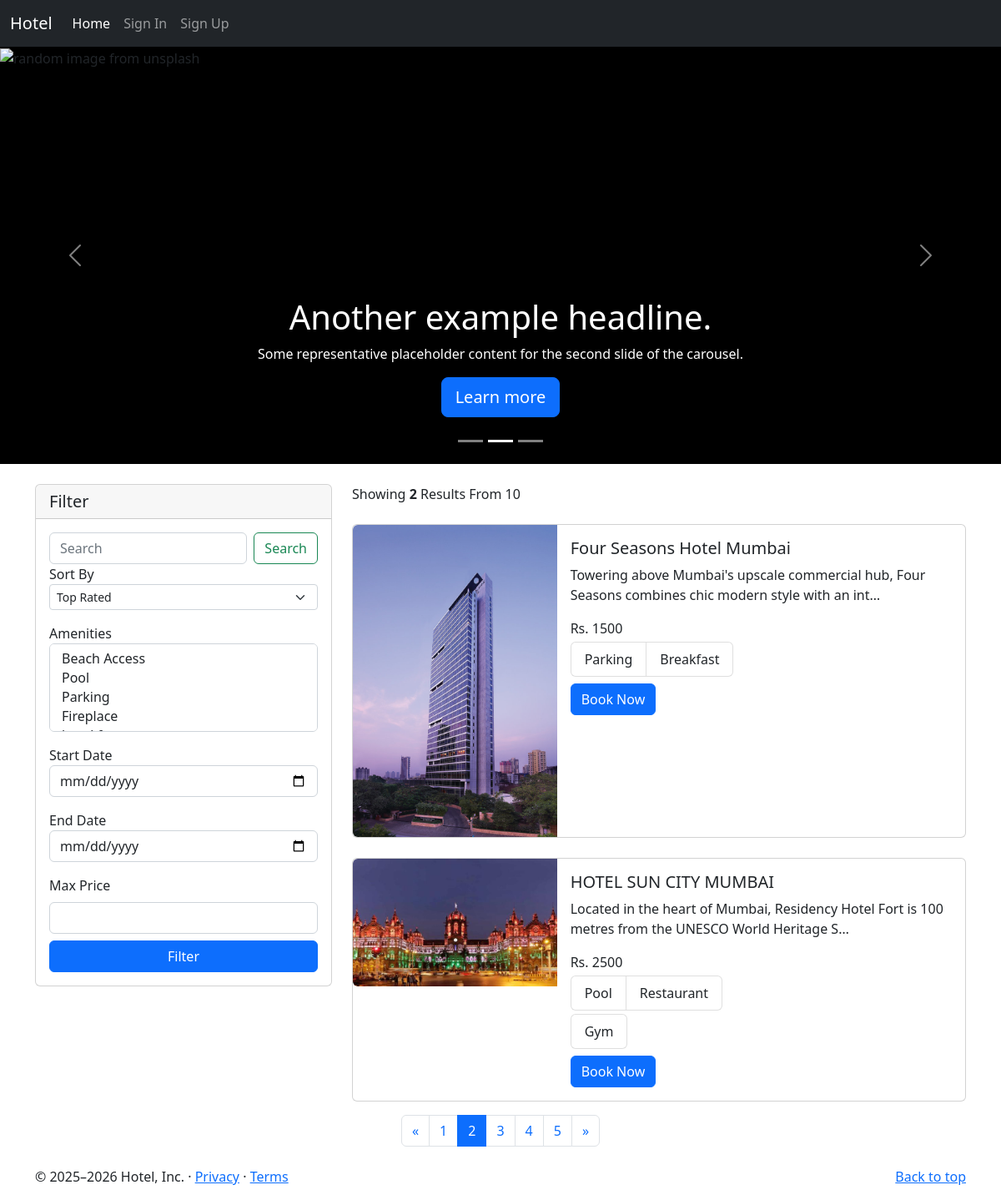
The app's page /?d=10&page=2 with its own data.
### home/models.py (models this page shows, shortened)
class BaseModel(models.Model):
    uid = models.UUIDField(default=uuid.uuid4   , editable=False , primary_key=True)
    created_at = models.DateField(auto_now_add=True)
    updated_at = models.DateField(auto_now_add=True)
    class Meta:
        abstract = True
        ordering=['uid']

class Hotel(BaseModel):
    hotel_name= models.CharField(max_length=100)
    hotel_price = models.IntegerField()
    description = models.TextField()
    amenities = models.ManyToManyField(Amenities)
    room_count = models.IntegerField(default=10)

class HotelImages(BaseModel):
    hotel= models.ForeignKey(Hotel ,related_name="images", on_delete=models.CASCADE)
    images = models.ImageField(upload_to="hotels")

class Amenities(BaseModel):
    amenity_name = models.CharField(max_length=100)
    def __str__(self) -> str:
        return self.amenity_name

### home/views.py (the view, shortened to what this page needs)
# urls.py: path('', index, name='index'),
def index(request):
    amenities = Amenities.objects.all()
    hotels = Hotel.objects.all()
    total_hotels = len(hotels)
    selected_amenities = request.GET.getlist('selectAmenity')
    sort_by = request.GET.get('sortSelect')
    search = request.GET.get('searchInput')
    startdate = request.GET.get('startDate')
    enddate = request.GET.get('endDate')
    price = request.GET.get('price')
    if selected_amenities != []:
        hotels = hotels.filter(
            amenities__amenity_name__in=selected_amenities).distinct()
    if search:
        hotels = hotels.filter(Q(hotel_name__icontains=search)
                               | Q(description__icontains=search) | Q(amenities__amenity_name__contains=search))
    if sort_by:
        if sort_by == 'low_to_high':
            hotels = hotels.order_by('hotel_price')
        elif sort_by == 'high_to_low':
            hotels = hotels.order_by('-hotel_price')
    if price:
        hotels = hotels.filter(hotel_price__lte=int(price))
    hotels = hotels.distinct ()
    p = Paginator(hotels, 2)
    page_no = request.GET.get('page')
    hotels = p.get_page(1)
    if page_no:
        hotels = p.get_page(page_no)
    no_of_pages = list(range(1, p.num_pages+1))
    date = datetime.today().strftime('%Y-%m-%d')
    context = {'amenities': amenities, 'hotels': hotels, 'sort_by': sort_by,
               'search': search, 'selected_amenities': selected_amenities, 'no_of_pages': no_of_pages, 'max_price': price, 'startdate': startdate, "enddate": enddate, "date": date,'total_hotels':total_hotels}
    return render(request, 'home/index.html', context)

### home/templatetags/coustom_tags.py (called while the page is built)
def  modify_url(value):
    if value == '/':
        value += "?d=10"
    return value

### templates/home/index.html (shortened to what this page needs)
{% extends 'home/base.html' %}
{% load coustom_tags %}
{% block body %}
<main>
    <div id="myCarousel" class="carousel slide" data-bs-ride="carousel">
        <div class="carousel-indicators">
            <button type="button" data-bs-target="#myCarousel" data-bs-slide-to="0" class=""
                aria-label="Slide 1"></button>
            <button type="button" data-bs-target="#myCarousel" data-bs-slide-to="1" aria-label="Slide 2" class="active"
                aria-current="true"></button>
            <button type="button" data-bs-target="#myCarousel" data-bs-slide-to="2" aria-label="Slide 3"
                class=""></button>
        </div>
        <div class="carousel-inner">
            <div class="carousel-item active">
                <img src="https://unsplash.it/1400/500/?hotel" alt="random image from unsplash">
                <div class="container">
                    <div class="carousel-caption">
                        <h1>Another example headline.</h1>
                        <p>Some representative placeholder content for the second slide of the carousel.</p>
                        <p><a class="btn btn-lg btn-primary" href="#">Learn more</a></p>
                    </div>
                </div>
            </div>
        </div>
        <button class="carousel-control-prev" type="button" data-bs-target="#myCarousel" data-bs-slide="prev">
            <span class="carousel-control-prev-icon" aria-hidden="true"></span>
        </button>
        <button class="carousel-control-next" type="button" data-bs-target="#myCarousel" data-bs-slide="next">
            <span class="carousel-control-next-icon" aria-hidden="true"></span>
        </button>
    </div>
    <main>
        <div class="container mt-4">
            <div class="row margin-auto">
                <div class="col-4">
                    <div class="card">
                        <h5 class="card-header">Filter</h5>
                        <div class="card-body">
                            <form action="" class="iform-group">
                                <div class="d-flex mb-3ammeni">
                                    <input class="form-control me-2" type="search" placeholder="Search"
                                        aria-label="Search" id="searchInput" name="searchInput" >
                                    <button class="btn btn-outline-success" id="searchBtn" type="submit">Search</button>
                                </div>
                                <label for="sortSelect ">
                                    Sort By
                                </label>
                                <div class="mb-3">
                                    <select class="form-select form-select-sm" aria-label=".form-select-sm example"
                                        id="sortSelect" name="sortSelect">
                                        <option value="rated" {% if sort_by == "rated" %}{% endif %}>Top Rated</option>
                                    </select>
                                </div>
                                <label for="selectAmenity">
                                    Amenities
                                </label>
                                <select class="form-select" multiple aria-label="multiple select example"
                                    id='selectAmenity' name="selectAmenity">
                                    {% for amenity in amenities %}
                                    <option value="{{amenity.amenity_name}}"
                                    {% if amenity.amenity_name in selected_amenities %} selected {% endif %}>{{amenity.amenity_name}}</option>
                                    {% endfor %}
                                </select>
                                <label for="startDate" class='mt-3'>
                                    Start Date
                                </label>
                                <input type="date" name="startDate" class="form-control" id="startDate"
                                    name="startDate" min='{{date}}'>
                                <label for="endDate" class="mt-3">
                                    End Date
                                </label>
                                <input type="date" name="endDate" class="form-control" id="endDate" name="endDate" min='{{date}}'>
                                <div class="mt-3">
                                    <label for="customRange2" class="form-label">Max Price</label>
                                    <input type="number" class="form-control mb-2" id="price" name="price"
                                >
                                </div>
                                <div class="d-grid">
                                    <button class="btn btn-primary d-block" type="submit">
                                        Filter
                                    </button>
                                </div>
                            </form>
                        </div>
                    </div>
                </div>
                <div class="col-8 ">
                    <div class="col-5">
                        Showing <span class="fw-bold">{{hotels|length}}</span> Results From {{total_hotels}}
                    </div>
                    <div class="">
                        {% for hotel in hotels.object_list %}
                        <div class="card mb-3 mt-4" style="max-width: 1000px;">
                            <div class="row g-0">
                                <div class="col-md-4">
                                    <a href="/hotel/{{hotel.uid}}">
                                        <img src="/media/{{hotel.images.first.images}}" class="img-fluid rounded-start"
                                            alt="...">
                                    </a>
                                </div>
                                <div class="col-md-8">
                                    <div class="card-body">
                                        <h5 class="card-title">{{hotel.hotel_name}}</h5>
                                        <p class="card-text">{{hotel.description|truncatechars:100}}
                                        </p>
                                        <li class="list-group-item ">Rs. {{hotel.hotel_price}}</li>
                                        <ul class="list-group list-group-horizontal">
                                            {% for i in hotel.amenities.all %}
                                            {% if forloop.counter|divisibleby:3%}
                                        </ul>
                                        <ul class="list-group list-group-horizontal">
                                            {% else %}
                                            <li class="list-group-item mt-1 mr-1">{{i}}</li>
                                            {% endif %}
                                            {% endfor %}
                                        </ul>
                                        <button class="btn btn-primary mt-2" type="submit">
                                            Book Now
                                        </button>
                                    </div>
                                </div>
                            </div>
                        </div>
                        {% endfor %}
                    </div>
                </div>
            </div>
        </div>
        <nav>
            <ul class="pagination justify-content-center">
                {% if hotels.has_previous %}
                <li class="page-item">
                    <a class="page-link" href="{{request.get_full_path|modify_url}}&page={{hotels.previous_page_number}}" aria-label="Previous">
                        <span aria-hidden="true">&laquo;</span>
                    </a>
                </li>
                {% endif %}
                {% for i in no_of_pages %}
                <li class="page-item"><a class="page-link {% if i == hotels.number %} active {% endif %}" href="{{request.get_full_path|modify_url}}&page={{i}}"
                >{{i}}</a></li>
                {% endfor %}
                {% if hotels.has_next %}
                <li class="page-item">
                    <a class="page-link" href="{{request.get_full_path|modify_url}}&page={{hotels.next_page_number}}" aria-label="Next">
                        <span aria-hidden="true">&raquo;</span>
                    </a>
                </li>
                {% endif %}
            </ul>
        </nav>
    </main>
    <footer class="container mt-4 ">
        <p class="float-end"><a href="#">Back to top</a></p>
        <p>© 2025–2026 Hotel, Inc. · <a href="#">Privacy</a> · <a href="#">Terms</a></p>
    </footer>
</main>
{% endblock body %}

### templates/home/index.html (style rules this page uses)
.carousel-item { background-color: black; height:500px; }

### records on screen
Hotel: images.first.images (picture), hotel_name "Four Seasons Hotel Mumbai", description "Towering above Mumbai's upscale commercial hub, Four Seasons combines chic modern style with an int…", hotel_price "1500"
Amenities: amenity_name "Parking"
Amenities: amenity_name "Breakfast"
Hotel: images.first.images (picture), hotel_name "HOTEL SUN CITY MUMBAI", description "Located in the heart of Mumbai, Residency Hotel Fort is 100 metres from the UNESCO World Heritage S…", hotel_price "2500"
Amenities: amenity_name "Pool"
Amenities: amenity_name "Restaurant"
Amenities: amenity_name "Gym"

### other values on screen
{{ hotels|length }} "2"
{{ total_hotels }} "10"
{{ i }} "1" "2" "3" "4" "5"
